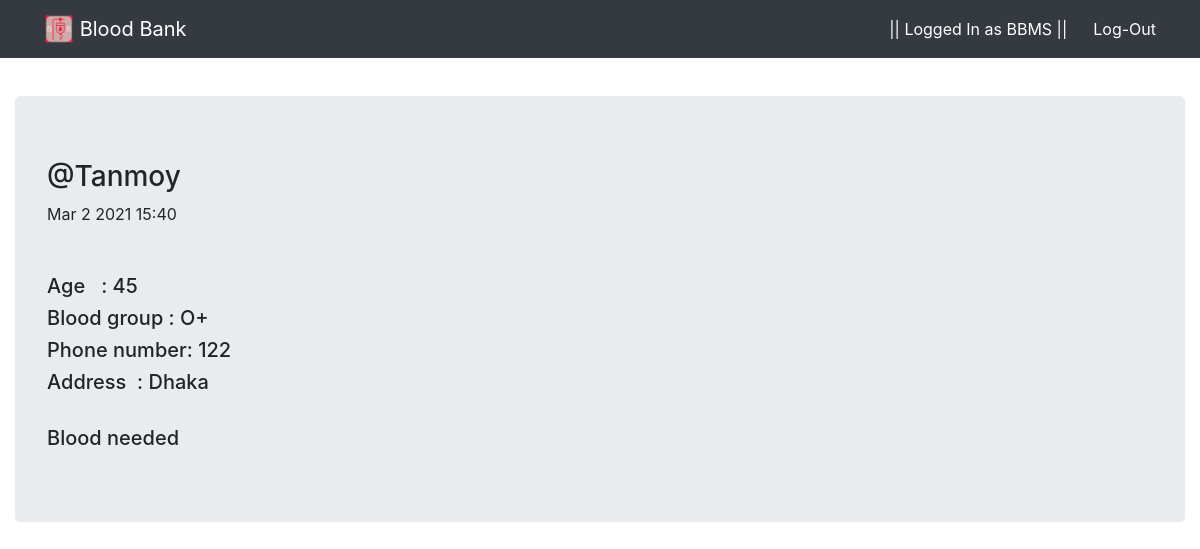
The app's page /post/dpost/14/ (signed in) with its own data.
### bbpost/models.py (models this page shows, shortened)
class BloodClass2(models.Model):
    blood_group = models.CharField(max_length=3)
    age = models.IntegerField()
    ctime= models.DateTimeField(auto_now_add=True)
    dtime = models.DateTimeField(blank=True, null=True)
    address = models.CharField(max_length=250)
    phone_number = models.CharField(max_length=14)
    user = models.ForeignKey(User,on_delete=models.CASCADE)
    comment = models.TextField(blank=True)

### bbpost/views.py (the view)
# urls.py: path('dpost/<int:d_id>/', views.dpost, name='dpost'),
@login_required
def dpost(request,d_id):
    dd2 = get_object_or_404(BloodClass2, pk=d_id)
    return render(request,'bbpost/dpost.html', {'dd':dd2})

### bbpost/templates/bbpost/dpost.html
{% extends 'bloodbank/base.html' %}
{% block content %}
<div class="jumbotron">
    <div>
    <h3>@{{ dd.user }}</h3><span>
    {{ dd.ctime|date:'M j Y H:i' }}
    </span>
    </div><br><br>
    <h5>Age &nbsp;&nbsp;: {{ dd.age }}</h5>
    <h5>Blood group : {{ dd.blood_group }}</h5>
    <h5>Phone number: {{ dd.phone_number }}</h5>
    <h5>Address &nbsp;: {{ dd.address }}</h5><br>
    <h5>{{ dd.comment }}</h5>
    </div>
{% endblock %}

### bloodbank/templates/bloodbank/base.html (shortened to what this page needs)
{% load static %}
<!DOCTYPE html>
<html lang="en">
<head>
    <link rel="stylesheet" href="{% static 'bloodbank/bootstrap.css' %}">
    <link rel="stylesheet" href="{% static 'bloodbank/testcss.css' %}">
</head>
<body>
    <nav class="navbar navbar-expand-md fixed-top bg-dark navbar-dark">
        <div class="container-fluid">
        <div class="navbar-header">
            <a href="{% url 'home' %}" class="navbar-brand btn btn-dark">
            <img src="{% static 'bloodbank/LogoMakr-1AIuCn.png' %}" width="30" height="30" class="d-inline-block align-top">
            <span>Blood Bank</span>
            </a>
        </div>
        {% if user.is_authenticated %}
        <ul class="navbar-nav">
            <li class="nav-item"><button type="button"  class="btn btn-dark">|| Logged In as {{ user.username }} ||</button></li>
            <li class="nav-item">
                <form method="POST" action="{% url 'logoutuser' %}">
                <button type="submit"  class="btn btn-dark">Log-Out</button>
            </li>
        </ul>
        {% endif %}
    </div>
    </nav>
    <div class="container-fluid">
        <br>
        <br>
        <br>
        <br>
    {% block content %}{% endblock %}
</div>
</body>
</html>

### records on screen
BloodClass2: user "Tanmoy", ctime "Mar 2 2021 15:40", age "45", blood_group "O+", phone_number "122", address "Dhaka", comment "Blood needed"

### other values on screen
{{ user.username }} "BBMS"
